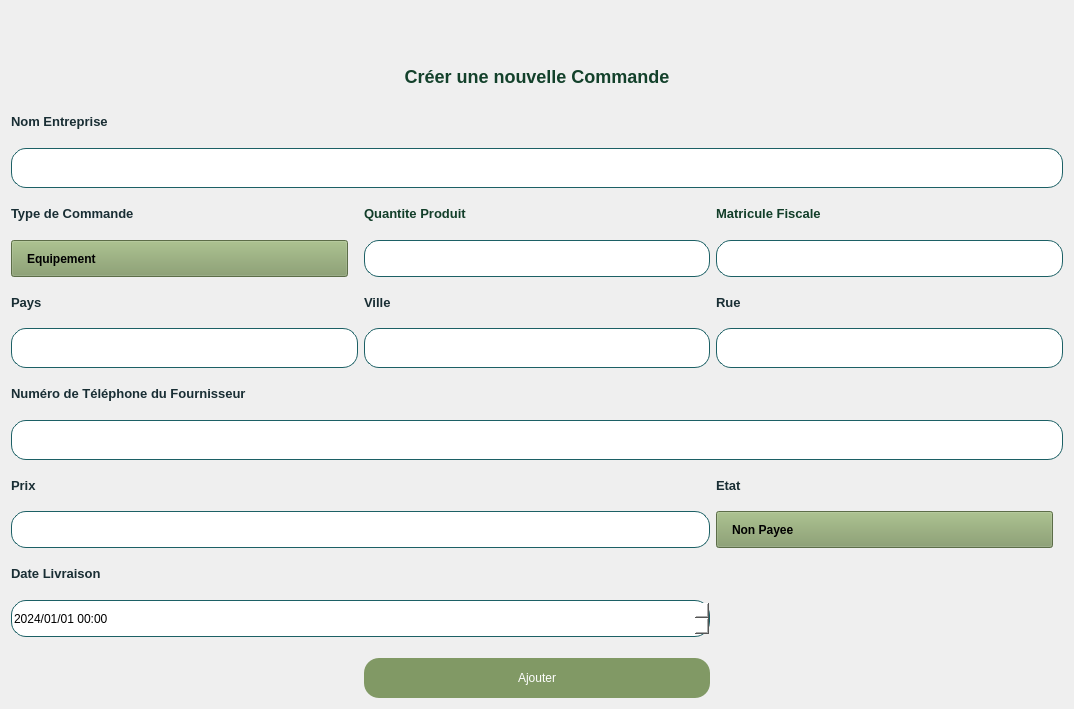
         <widget class="QWidget" name="scrollAreaWidgetContents_3">
          <property name="geometry">
           <rect>
            <x>0</x>
            <y>0</y>
            <width>1074</width>
            <height>709</height>
           </rect>
          </property>
          <property name="sizePolicy">
           <sizepolicy hsizetype="Expanding" vsizetype="Expanding">
            <horstretch>0</horstretch>
            <verstretch>0</verstretch>
           </sizepolicy>
          </property>
          <layout class="QGridLayout" name="gridLayout_5">
           <item row="20" column="0">
            <widget class="QLabel" name="label_24">
             <property name="styleSheet">
              <string notr="true">QLabel
{
color:rgb(19,65,43);
font-weight:600;
}</string>
             </property>
             <property name="text">
              <string>&lt;html&gt;&lt;head/&gt;&lt;body&gt;&lt;p&gt;&lt;span style=&quot; font-size:10pt; color:#192e34;&quot;&gt;Numéro de Téléphone du Fournisseur&lt;/span&gt;&lt;/p&gt;&lt;/body&gt;&lt;/html&gt;</string>
             </property>
            </widget>
           </item>
           <item row="22" column="0">
            <widget class="QLabel" name="label_29">
             <property name="styleSheet">
              <string notr="true">QLabel
{
color:rgb(19,65,43);
font-weight:600;
}</string>
             </property>
             <property name="text">
              <string>&lt;html&gt;&lt;head/&gt;&lt;body&gt;&lt;p&gt;&lt;span style=&quot; font-size:10pt; color:#192e34;&quot;&gt;Prix&lt;/span&gt;&lt;/p&gt;&lt;/body&gt;&lt;/html&gt;</string>
             </property>
            </widget>
           </item>
           <item row="14" column="0">
            <widget class="QLineEdit" name="LineEditPays">
             <property name="sizePolicy">
              <sizepolicy hsizetype="Preferred" vsizetype="Preferred">
               <horstretch>0</horstretch>
               <verstretch>0</verstretch>
              </sizepolicy>
             </property>
             <property name="styleSheet">
              <string notr="true">QLineEdit
{
border:solid;
border-color:rgb(28,96,101);
border-width:1px;
background-color:rgb(255,255,255);

border-radius:15px;
height:35px;
}</string>
             </property>
            </widget>
           </item>
           <item row="21" column="0" colspan="3">
            <widget class="QLineEdit" name="LineEditNumeroTelephone">
             <property name="sizePolicy">
              <sizepolicy hsizetype="Preferred" vsizetype="Preferred">
               <horstretch>0</horstretch>
               <verstretch>0</verstretch>
              </sizepolicy>
             </property>
             <property name="styleSheet">
              <string notr="true">QLineEdit
{
border:solid;
border-color:rgb(28,96,101);
border-width:1px;
background-color:rgb(255,255,255);

border-radius:15px;
height:35px;
}</string>
             </property>
            </widget>
           </item>
           <item row="23" column="0" colspan="2">
            <widget class="QLineEdit" name="LineEditPrix">
             <property name="sizePolicy">
              <sizepolicy hsizetype="Preferred" vsizetype="Preferred">
               <horstretch>0</horstretch>
               <verstretch>0</verstretch>
              </sizepolicy>
             </property>
             <property name="styleSheet">
              <string notr="true">QLineEdit
{
border:solid;
border-color:rgb(28,96,101);
border-width:1px;
background-color:rgb(255,255,255);

border-radius:15px;
height:35px;
}</string>
             </property>
            </widget>
           </item>
           <item row="14" column="2">
            <widget class="QLineEdit" name="LineEditRue">
             <property name="sizePolicy">
              <sizepolicy hsizetype="Preferred" vsizetype="Preferred">
               <horstretch>0</horstretch>
               <verstretch>0</verstretch>
              </sizepolicy>
             </property>
             <property name="styleSheet">
              <string notr="true">QLineEdit
{
border:solid;
border-color:rgb(28,96,101);
border-width:1px;
background-color:rgb(255,255,255);

border-radius:15px;
height:35px;
}</string>
             </property>
            </widget>
           </item>
           <item row="13" column="2">
            <widget class="QLabel" name="label_23">
             <property name="styleSheet">
              <string notr="true">QLabel
{
color:rgb(19,65,43);
font-weight:600;
}</string>
             </property>
             <property name="text">
              <string>&lt;html&gt;&lt;head/&gt;&lt;body&gt;&lt;p&gt;&lt;span style=&quot; font-size:10pt; color:#192e34;&quot;&gt;Rue&lt;/span&gt;&lt;/p&gt;&lt;/body&gt;&lt;/html&gt;</string>
             </property>
            </widget>
           </item>
           <item row="9" column="1">
            <widget class="QLabel" name="label_34">
             <property name="styleSheet">
              <string notr="true">QLabel
{
color:rgb(19,65,43);
font-weight:600;
}</string>
             </property>
             <property name="text">
              <string>&lt;html&gt;&lt;head/&gt;&lt;body&gt;&lt;p&gt;&lt;span style=&quot; font-size:10pt; color:#123e29;&quot;&gt;Quantite Produit&lt;/span&gt;&lt;/p&gt;&lt;/body&gt;&lt;/html&gt;</string>
             </property>
            </widget>
           </item>
           <item row="25" column="0" colspan="2">
            <widget class="QDateTimeEdit" name="DateTimeDateLivraison">
             <property name="styleSheet">
              <string notr="true">QDateTimeEdit
{
border:solid;
border-color:rgb(28,96,101);
border-width:1px;
background-color:rgb(255,255,255);

border-radius:15px;
height:35px;
}</string>
             </property>
             <property name="dateTime">
              <datetime>
               <hour>0</hour>
               <minute>0</minute>
               <second>0</second>
               <year>2024</year>
               <month>1</month>
               <day>1</day>
              </datetime>
             </property>
             <property name="displayFormat">
              <string>yyyy/MM/dd hh:mm</string>
             </property>
            </widget>
           </item>
           <item row="13" column="1">
            <widget class="QLabel" name="label_28">
             <property name="styleSheet">
              <string notr="true">QLabel
{
color:rgb(19,65,43);
font-weight:600;
}</string>
             </property>
             <property name="text">
              <string>&lt;html&gt;&lt;head/&gt;&lt;body&gt;&lt;p&gt;&lt;span style=&quot; font-size:10pt; color:#192e34;&quot;&gt;Ville&lt;/span&gt;&lt;/p&gt;&lt;/body&gt;&lt;/html&gt;</string>
             </property>
            </widget>
           </item>
           <item row="23" column="2">
            <widget class="QComboBox" name="ComboBoxEtatCommande">
             <property name="cursor">
              <cursorShape>PointingHandCursor</cursorShape>
             </property>
             <property name="styleSheet">
              <string notr="true">QComboBox
{
margin-right:10px;
appearance:none;
padding-left:15px;
padding-right:20px;
font-weight:600;
background-color:rgb(129,153,101);
height:35px;
}
QComboBox::drop-down {
	border:none;
}
QComboBox::down-arrow {
		image:url(:/Purestay/images/icones/arrow.png);
	padding-right:20px;
	width:20px;
	color:white;
}

QComboBox::QListView {
background-color:rgb(129,153,101);
}

QComboBox::QListViewItem {
background-color:rgb(129,153,101);
}





</string>
             </property>
             <item>
              <property name="text">
               <string>Non Payee</string>
              </property>
             </item>
             <item>
              <property name="text">
               <string>Payee</string>
              </property>
             </item>
            </widget>
           </item>
           <item row="11" column="0">
            <widget class="QComboBox" name="ComboBoxTypeCommande">
             <property name="cursor">
              <cursorShape>PointingHandCursor</cursorShape>
             </property>
             <property name="styleSheet">
              <string notr="true">QComboBox
{
margin-right:10px;
appearance:none;
padding-left:15px;
padding-right:20px;
font-weight:600;
background-color:rgb(129,153,101);
height:35px;
}
QComboBox::drop-down {
	border:none;
}
QComboBox::down-arrow {
	image:url(:/Purestay/images/icones/arrow.png);
	padding-right:20px;
	width:20px;
	color:white;
}

QComboBox::QListView {
background-color:rgb(129,153,101);
}

QComboBox::QListViewItem {
background-color:rgb(129,153,101);
}





</string>
             </property>
             <item>
              <property name="text">
               <string>Equipement</string>
              </property>
             </item>
             <item>
              <property name="text">
               <string>Alimentation</string>
              </property>
             </item>
             <item>
              <property name="text">
               <string>Uniformes</string>
              </property>
             </item>
             <item>
              <property name="text">
               <string>Decorations</string>
              </property>
             </item>
             <item>
              <property name="text">
               <string>Fournitures</string>
              </property>
             </item>
            </widget>
           </item>
           <item row="22" column="2">
            <widget class="QLabel" name="label_26">
             <property name="styleSheet">
              <string notr="true">QLabel
{
color:rgb(19,65,43);
font-weight:600;
}</string>
             </property>
             <property name="text">
              <string>&lt;html&gt;&lt;head/&gt;&lt;body&gt;&lt;p&gt;&lt;span style=&quot; font-size:10pt; color:#192e34;&quot;&gt;Etat&lt;/span&gt;&lt;/p&gt;&lt;/body&gt;&lt;/html&gt;</string>
             </property>
            </widget>
           </item>
           <item row="4" column="0" colspan="2">
            <widget class="QWidget" name="widget_3" native="true"/>
           </item>
           <item row="24" column="0">
            <widget class="QLabel" name="label_27">
             <property name="styleSheet">
              <string notr="true">QLabel
{
color:rgb(19,65,43);
font-weight:600;
}</string>
             </property>
             <property name="text">
              <string>&lt;html&gt;&lt;head/&gt;&lt;body&gt;&lt;p&gt;&lt;span style=&quot; font-size:10pt; color:#192e34;&quot;&gt;Date Livraison&lt;/span&gt;&lt;/p&gt;&lt;/body&gt;&lt;/html&gt;</string>
             </property>
            </widget>
           </item>
           <item row="26" column="1">
            <widget class="QPushButton" name="PushButtonAjouterCommande">
             <property name="cursor">
              <cursorShape>PointingHandCursor</cursorShape>
             </property>
             <property name="styleSheet">
              <string notr="true">QPushButton
{
border-radius:15px;
margin-top:15px;
height:40px;
background-color:rgb(129,153,101);
color: white;
}</string>
             </property>
             <property name="text">
              <string>Ajouter</string>
             </property>
            </widget>
           </item>
           <item row="11" column="2">
            <widget class="QLineEdit" name="LineEditMatriculeFiscale">
             <property name="sizePolicy">
              <sizepolicy hsizetype="Preferred" vsizetype="Preferred">
               <horstretch>0</horstretch>
               <verstretch>0</verstretch>
              </sizepolicy>
             </property>
             <property name="styleSheet">
              <string notr="true">QLineEdit
{
border:solid;
border-color:rgb(28,96,101);
border-width:1px;
background-color:rgb(255,255,255);

border-radius:15px;
height:35px;
}</string>
             </property>
            </widget>
           </item>
           <item row="8" column="0" colspan="3">
            <widget class="QLineEdit" name="LineEditNomEntreprise">
             <property name="sizePolicy">
              <sizepolicy hsizetype="Preferred" vsizetype="Preferred">
               <horstretch>0</horstretch>
               <verstretch>0</verstretch>
              </sizepolicy>
             </property>
             <property name="styleSheet">
              <string notr="true">QLineEdit
{
border:solid;
border-color:rgb(28,96,101);
border-width:1px;
background-color:rgb(255,255,255);

border-radius:15px;
height:35px;
}</string>
             </property>
            </widget>
           </item>
           <item row="14" column="1">
            <widget class="QLineEdit" name="LineEditVille">
             <property name="sizePolicy">
              <sizepolicy hsizetype="Preferred" vsizetype="Preferred">
               <horstretch>0</horstretch>
               <verstretch>0</verstretch>
              </sizepolicy>
             </property>
             <property name="styleSheet">
              <string notr="true">QLineEdit
{
border:solid;
border-color:rgb(28,96,101);
border-width:1px;
background-color:rgb(255,255,255);

border-radius:15px;
height:35px;
}</string>
             </property>
            </widget>
           </item>
           <item row="7" column="0">
            <widget class="QLabel" name="label_25">
             <property name="styleSheet">
              <string notr="true">QLabel
{
color:rgb(19,65,43);
font-weight:600;
}</string>
             </property>
             <property name="text">
              <string>&lt;html&gt;&lt;head/&gt;&lt;body&gt;&lt;p&gt;&lt;span style=&quot; font-size:10pt; color:#192e34;&quot;&gt;Nom Entreprise&lt;/span&gt;&lt;/p&gt;&lt;/body&gt;&lt;/html&gt;</string>
             </property>
            </widget>
           </item>
           <item row="11" column="1">
            <widget class="QLineEdit" name="LineEditQuantiteProduit">
             <property name="sizePolicy">
              <sizepolicy hsizetype="Preferred" vsizetype="Preferred">
               <horstretch>0</horstretch>
               <verstretch>0</verstretch>
              </sizepolicy>
             </property>
             <property name="styleSheet">
              <string notr="true">QLineEdit
{
border:solid;
border-color:rgb(28,96,101);
border-width:1px;
background-color:rgb(255,255,255);

border-radius:15px;
height:35px;
}</string>
             </property>
            </widget>
           </item>
           <item row="13" column="0">
            <widget class="QLabel" name="label_30">
             <property name="styleSheet">
              <string notr="true">QLabel
{
color:rgb(19,65,43);
font-weight:600;
}</string>
             </property>
             <property name="text">
              <string>&lt;html&gt;&lt;head/&gt;&lt;body&gt;&lt;p&gt;&lt;span style=&quot; font-size:10pt; color:#192e34;&quot;&gt;Pays&lt;/span&gt;&lt;/p&gt;&lt;/body&gt;&lt;/html&gt;</string>
             </property>
            </widget>
           </item>
           <item row="5" column="1">
            <widget class="QLabel" name="label_32">
             <property name="styleSheet">
              <string notr="true">text-align:center;
color:rgb(19,65,43);
font-size:18px;</string>
             </property>
             <property name="text">
              <string>&lt;html&gt;&lt;head/&gt;&lt;body&gt;&lt;p align=&quot;center&quot;&gt;&lt;span style=&quot; font-weight:700;&quot;&gt;Créer une nouvelle Commande&lt;/span&gt;&lt;/p&gt;&lt;/body&gt;&lt;/html&gt;</string>
             </property>
            </widget>
           </item>
           <item row="9" column="0">
            <widget class="QLabel" name="label_31">
             <property name="styleSheet">
              <string notr="true">QLabel
{
color:rgb(19,65,43);
font-weight:600;
}</string>
             </property>
             <property name="text">
              <string>&lt;html&gt;&lt;head/&gt;&lt;body&gt;&lt;p&gt;&lt;span style=&quot; font-size:10pt; color:#192e34;&quot;&gt;Type de Commande&lt;/span&gt;&lt;/p&gt;&lt;/body&gt;&lt;/html&gt;</string>
             </property>
            </widget>
           </item>
           <item row="9" column="2">
            <widget class="QLabel" name="label_33">
             <property name="styleSheet">
              <string notr="true">QLabel
{
color:rgb(19,65,43);
font-weight:600;
}</string>
             </property>
             <property name="text">
              <string>&lt;html&gt;&lt;head/&gt;&lt;body&gt;&lt;p&gt;&lt;span style=&quot; font-size:10pt; color:#123e29;&quot;&gt;Matricule Fiscale&lt;/span&gt;&lt;/p&gt;&lt;/body&gt;&lt;/html&gt;</string>
             </property>
            </widget>
           </item>
          </layout>
         </widget>
